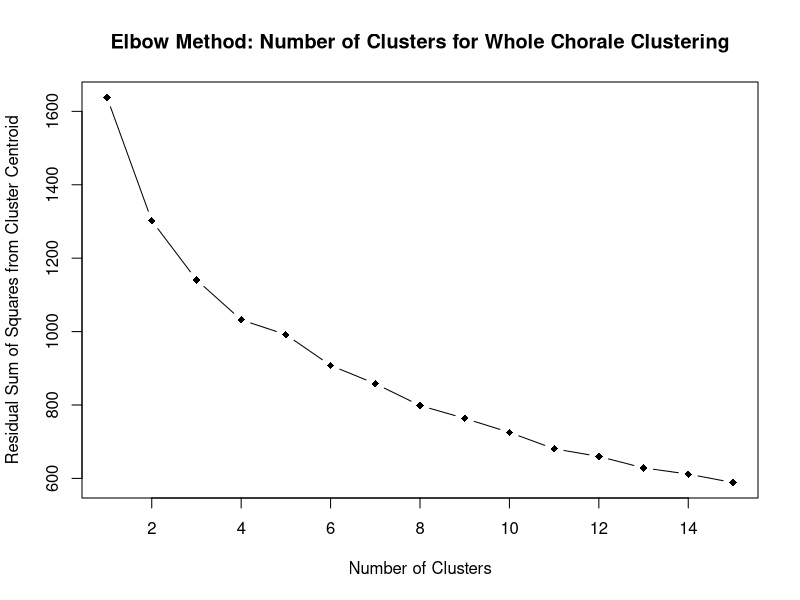
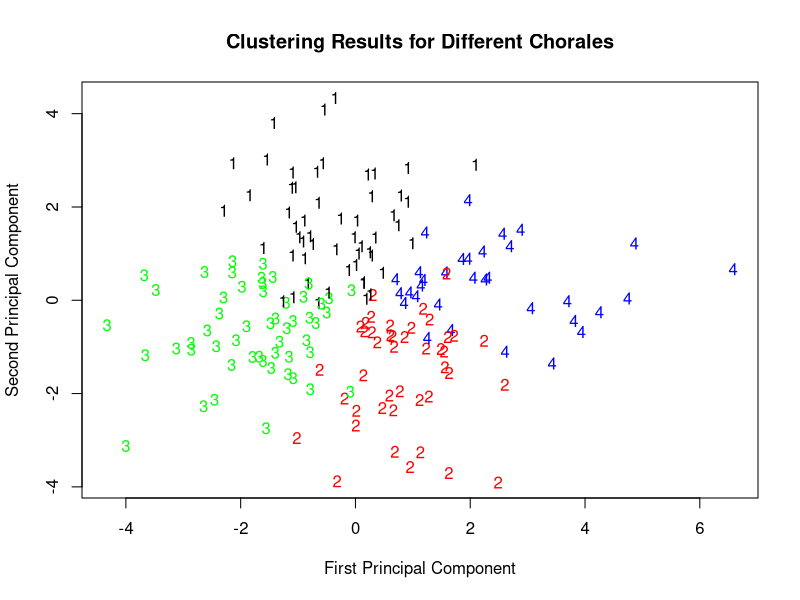

These charts were generated, in order, by the following R code:
setwd("/Users/jianyanglum/Documents/year 3 quarter 1/STATS 229/Final Project/Final Dataset")
#indiv = read.csv("Individual Voices Full Dataset.csv")
#indiv$voiceType = factor(indiv$voiceType, levels(indiv$voiceType)[c(3, 1, 4, 2)])
full = read.csv("Whole Chorale Full Dataset.csv")
full$voiceType = factor(full$voiceType, levels(full$voiceType)[c(3, 1, 4, 2)])

install.packages("matrixcalc")
library(matrixcalc)
scaleFull = scale(full[, c(3:ncol(full))])
scaleFull = scaleFull[, -3]
noOfClusters = rep(0, 15)
# avg number of independent voices becomes redundant

for (i in 1:15) {
  kmmFull = kmeans(scaleFull, i, iter.max = 1000)
  centers = kmmFull$centers
  rss = rep(0, i)
  for (j in 1:i) {
    subset = scaleFull[which(kmmFull$cluster == j), ]
    toSubtract = matrix(rep(centers[j, ], each=nrow(subset)), nrow = nrow(subset))
    residuals = subset - toSubtract
    rss[j] = matrix.trace(residuals %*% t(residuals))
  }
  noOfClusters[i] = sum(rss)
}

# After picking K, that is
k = 4
kmmFull = kmeans(scaleFull, k, iter.max = 1000)
centers = kmmFull$centers
rss = rep(0, k)
for (j in 1:k) {
  subset = scaleFull[which(kmmFull$cluster == j), ]
  toSubtract = matrix(rep(centers[j, ], each=nrow(subset)), nrow = nrow(subset))
  residuals = subset - toSubtract
  rss[j] = matrix.trace(residuals %*% t(residuals))
}

plot(noOfClusters, type = "b", main = "Elbow Method: Number of Clusters for Whole Chorale Clustering", xlab = "Number of Clusters", ylab = "Residual Sum of Squares from Cluster Centroid", pch = 18)
write.csv(kmmFull$cluster, file = "K Means Whole Chorale Predicted Cluster Assignments.csv")
write.csv(centers, file = "K Means Whole Chorale Centroids.csv")
library(cluster)
library(fpc)
plotcluster(scaleFull, kmmFull$cluster, xlab = "First Principal Component", ylab = "Second Principal Component", main = "Clustering Results for Different Chorales")
